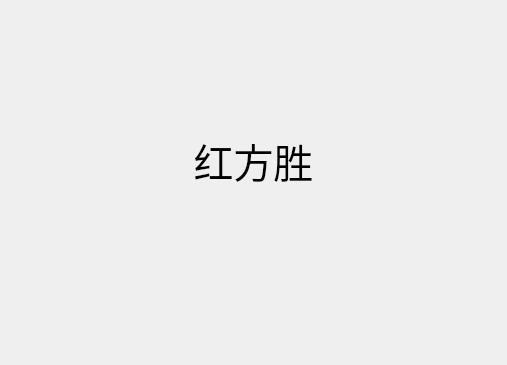
<?xml version="1.0" encoding="UTF-8"?>
<ui version="4.0">
 <class>PromptBoxClass</class>
 <widget class="QWidget" name="PromptBoxClass">
  <property name="geometry">
   <rect>
    <x>0</x>
    <y>0</y>
    <width>507</width>
    <height>365</height>
   </rect>
  </property>
  <property name="windowTitle">
   <string>PromptBox</string>
  </property>
  <widget class="QLabel" name="m_labMessage">
   <property name="geometry">
    <rect>
     <x>115</x>
     <y>100</y>
     <width>277</width>
     <height>120</height>
    </rect>
   </property>
   <property name="font">
    <font>
     <family>华文隶书</family>
     <pointsize>30</pointsize>
    </font>
   </property>
   <property name="text">
    <string>红方胜</string>
   </property>
   <property name="alignment">
    <set>Qt::AlignmentFlag::AlignCenter</set>
   </property>
  </widget>
 </widget>
 <layoutdefault spacing="6" margin="11"/>
 <resources/>
 <connections/>
</ui>
